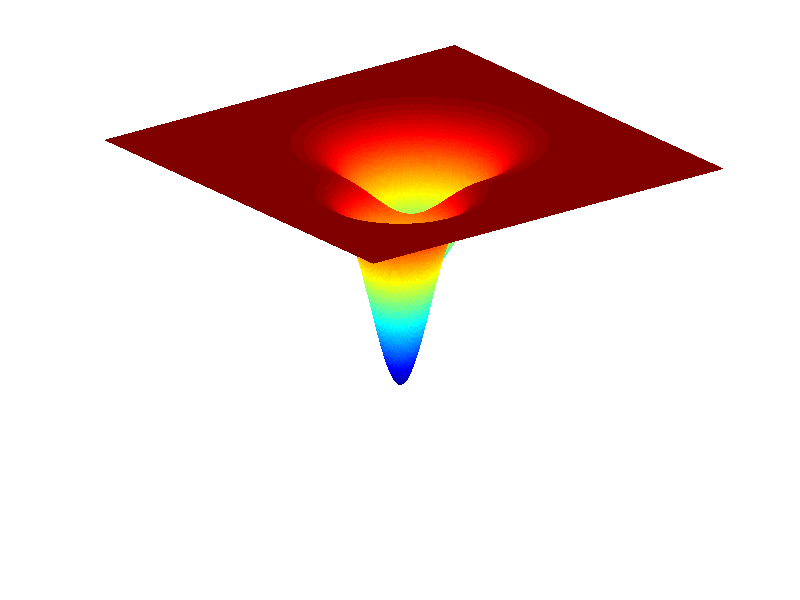

This figure's MATLAB source:
[X,Y] = meshgrid(-10:0.1:20,-10:0.1:20);
Z = -exp(-(X.^2+Y.^2)/8) -0.7*exp(-((X-7).^2+(Y-7).^2)/20);
surf(X,Y,Z,'Edgecolor','none');
colormap jet
axis off
grid off
